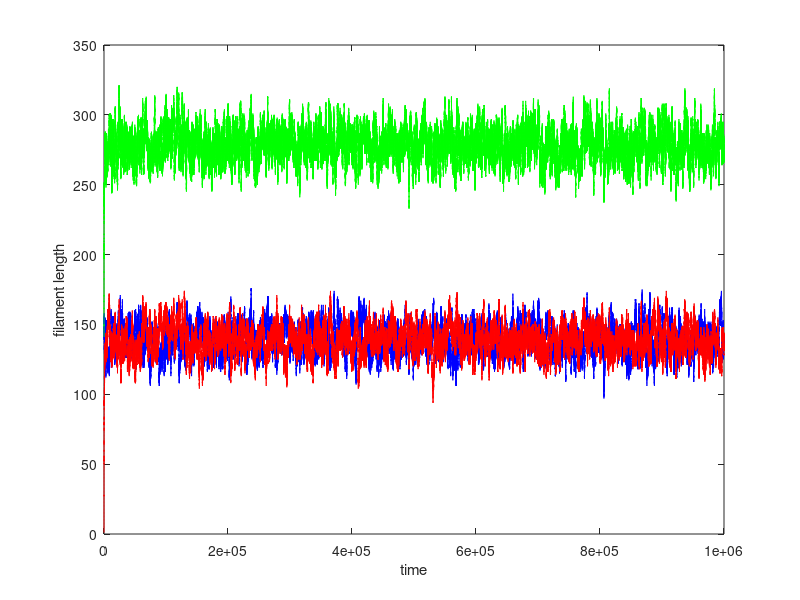

Write the MATLAB code that produced this figure. (Note: this script raises an error after producing the figure.)
%Lishibanya Mohapatra, Brandeis University.

%This code was made to understand flagella size control in a unicellular 
%organism called Chlamydomonas. Chlamy has two flagella, and if you sever 
%one of the flagella, the other one shrinks until the flagella lengths are 
%equal and then both the flagella grow to a different steady state. We aim
%to make sense of this experimental result by constructing aminimal model
%based on experimental results

%First there has to be a coupling of lengths, hence we consider the effect 
%of having a common pool of building blocks. Next, we need some
%length-sensing mechanism which probably comes from IFT.

%The minimal model constructed consists of limiting monomer pool with IFT 
%mechanism. First we construct individual length trajectories using Doob-Gillespie
%algorithm, then compute the autocorrelations for L1-L2 and L1+L2, and 
%finally compare it with the expected theoretical result.

clear all;
close all;

Ntot=500;
Nift1 = 5;
Nift2 = 5;
v = 2.5;
alpha = 0.01;
r1=((Nift1*v*alpha)/2);
r2=((Nift2*v*alpha)/2);
gamma=0.1;
p1 = zeros(1,Ntot);
p2 = zeros(1,Ntot);
ptot = zeros(1,Ntot);
MaxT=1000000;
t1=1000000;
Lstar=r1*Ntot/(2*r1+gamma);

for j=1:1
    j;
    
    m1=zeros(1,MaxT);
    m1(1)=140;
    m2=zeros(1,MaxT);
    m2(1)=1;
    mtot=zeros(1,MaxT);
    mtot(1)=m1(1)+m2(1);
    monomers=Ntot;
    T=zeros(1,MaxT);
    T(1)=0;
    
    for i=1:MaxT
        
        k1=r1*(monomers-mtot(1))/m1(i);
        k3=r2*(monomers-mtot(1))/m2(i);
               
        if (m1(i)<=1)
            k2=0;
        else
            k2=gamma;
        end
        
        if (m2(i)<=1)
            k4=0;
        else
            k4=gamma;
        end
        
        
        
        k0=k1+k2+k3+k4;
        
        % Determine time spent
        
        CoinFlip1=rand;
        tau(i)=(1/k0)*log(1/CoinFlip1);
        T(i+1)= T(i)+tau(i);
        % Determine reaction
        
        CoinFlip=rand;
        if CoinFlip<=k1/k0
            m1(i+1)=m1(i)+1;
            m2(i+1)=m2(i);
            monomers=monomers-1;
        else
            if (CoinFlip>=k1/k0) && (CoinFlip<=(k1+k2)/k0)
                m1(i+1)=m1(i)-1;
                m2(i+1)=m2(i);
                monomers=monomers+1;
            else
                if (CoinFlip>=(k1+k2)/k0) && (CoinFlip<=(k1+k2+k3)/k0)
                    m1(i+1)=m1(i);
                    m2(i+1)=m2(i)+1;
                    monomers=monomers-1;
                else
                    m1(i+1)=m1(i);
                    m2(i+1)=m2(i)-1;
                    monomers=monomers+1;
                end
            end
        end
        
        mtot(i+1)=m1(i+1)+m2(i+1);
        
        if T(i+1)>=t1
            break;
        end
    end
        
    p1(m1(i+1))= p1(m1(i+1))+1;
    p2(m2(i+1))= p2(m2(i+1))+1;
    ptot(mtot(i+1))= ptot(mtot(i+1))+1;
    
    
end

p1 = p1/sum(p1);
p2 = p2/sum(p2);
ptot = ptot/sum(ptot);
x = 1:1:Ntot;

Avg= sum(x.*p1);
variance= sum((x.^2).*p1)-(sum(x.*p1))^2;


% Plot the trajectories
figure;
plot(T(1:i),m1(1:i),'b')
hold on
plot(T(1:i),m2(1:i),'r')
plot(T(1:i),mtot(1:i),'g')
hold off
xlabel('time')
ylabel('filament length')
legend('L1','L2','L1+L2','location', 'SE');

%Plot the segmented trajectories
figure;
% t1=T(10000:i);
% sig1=m1(10000:i)-m2(10000:i);
% sig0=(m1(10000:i)+m2(10000:i))- 2*Lstar;


t1=T(1:1000);
sig1=m1(1:1000)-m2(1:1000);
sig0=(m1(1:1000)+m2(1:1000));
plot(t1,sig1,'b.',t1,sig0,'r.')
title('Input signals');
xlabel('time');
ylabel('filament difference and sum lengths');
legend('L1-L2','L1+L2-2Lss','location', 'SE');

%plot the interpolated difference trajectories
xq=t1(1):1:t1(end);
sig=interp1(t1,sig1,xq);
sig2=interp1(t1,sig0,xq);
figure;
plot(t1,sig1,'o',xq,sig,':.');
title('Input signals');
xlabel('time');
ylabel('filament difference length');
legend('signal','Interpolated','location', 'SE');

%plot the interpolated sum trajectories
figure;
plot(t1,sig0,'o',xq,sig2,':.');
title('Input signals');
xlabel('time');
ylabel('filament sum length');
legend('signal','Interpolated','location', 'SE');

lagS=size(xq,2)-1;
lagS2=size(xq,2)-1;


%plot autocorrelation for difference
figure;
autocorr(sig,lagS);
[h,lag]=autocorr(sig,lagS);
j1=(r1/Lstar)*(Ntot/Lstar-2);
k1=(exp(-j1.*lag))/j1;
eta1= 1/k1(1);
k1=(exp(-j1.*lag))*eta1/j1;

%compare computed autocorrelation with theory, using fit 1
figure
plot(lag,h,'b');
hold on;
plot(lag,k1,'g');
hold off;
title('auto-correlation l1-l2');
xlabel('time');
ylabel('autocorr');
xlim([0,2000]);
legend('auto(computed)','auto(theory)','location', 'NE')


Eqn = @(a,x)(a/j1)*exp(-j1*x);
startPoints = 1;
[f1,gof,output] = fit(lag',h',Eqn,'Start', startPoints);
%compare computed autocorrelation with theory, using fit 2
figure;
plot(f1,lag',h','predfunc');
xlabel('time');
ylabel('Autocorrelation');
title('Fit with Theorectical function a*exp(-b*x)');
xlim([0,2000]);
eta3=coeffvalues(f1);

% semi-log plot to check decay
figure;
semilogy(lag(1:1000),h(1:1000),lag(1:1000),k1(1:1000))
title('log auto-correlation l1-l2');
xlabel('lag');
ylabel('log autocorr');
legend('auto(computed)','auto(theory)','location', 'SW')


%plot autocorrelation for sum
figure;
autocorr(sig2,lagS2);
[h2,lag2]=autocorr(sig2,lagS2);
j2=(r1*Ntot)/(Lstar^2);

%compare computed autocorrelation with theory, using fit 1
figure;
k2=exp(-j2.*lag2)/j2;
eta2= 1/k2(1);
k2=exp(-j2.*lag2)*eta2/j2;
plot(lag2,h2,'b');
hold on;
plot(lag2,k2,'g');
hold off;
title('auto-correlation l1+l2');
xlabel('time');
ylabel('autocorr');
xlim([0,2000]);


Eqn = @(a,x)(a/j2)*exp(-j2*x);
startPoints = 1;
[f1,gof,output] = fit(lag2',h2',Eqn,'Start', startPoints);
%compare computed autocorrelation with theory, using fit 2
figure;
plot(f1,lag2',h2','predfunc');
xlabel('time');
ylabel('Autocorrelation');
title('Fit with Theorectical function a*exp(-b*x)');
xlim([0,2000]);
eta4=coeffvalues(f1);

% semi-log plot to check decay
figure;
semilogy(lag2(1:2000),h2(1:2000),lag2(1:2000),k2(1:2000))
title('log auto-correlation l1+l2');
xlabel('lag');
ylabel('log autocorr');
xlim([0,1000]);

% eta1, eta3 values are noise values for difference
% eta2, eta4 values are noise values for sum
figure;
plot(lag2(1:2000),h2(1:2000),lag(1:2000),h(1:2000))
xlabel('Lag time');
ylabel('Autocorrelation');
legend('sum','diff')

%%end of code
